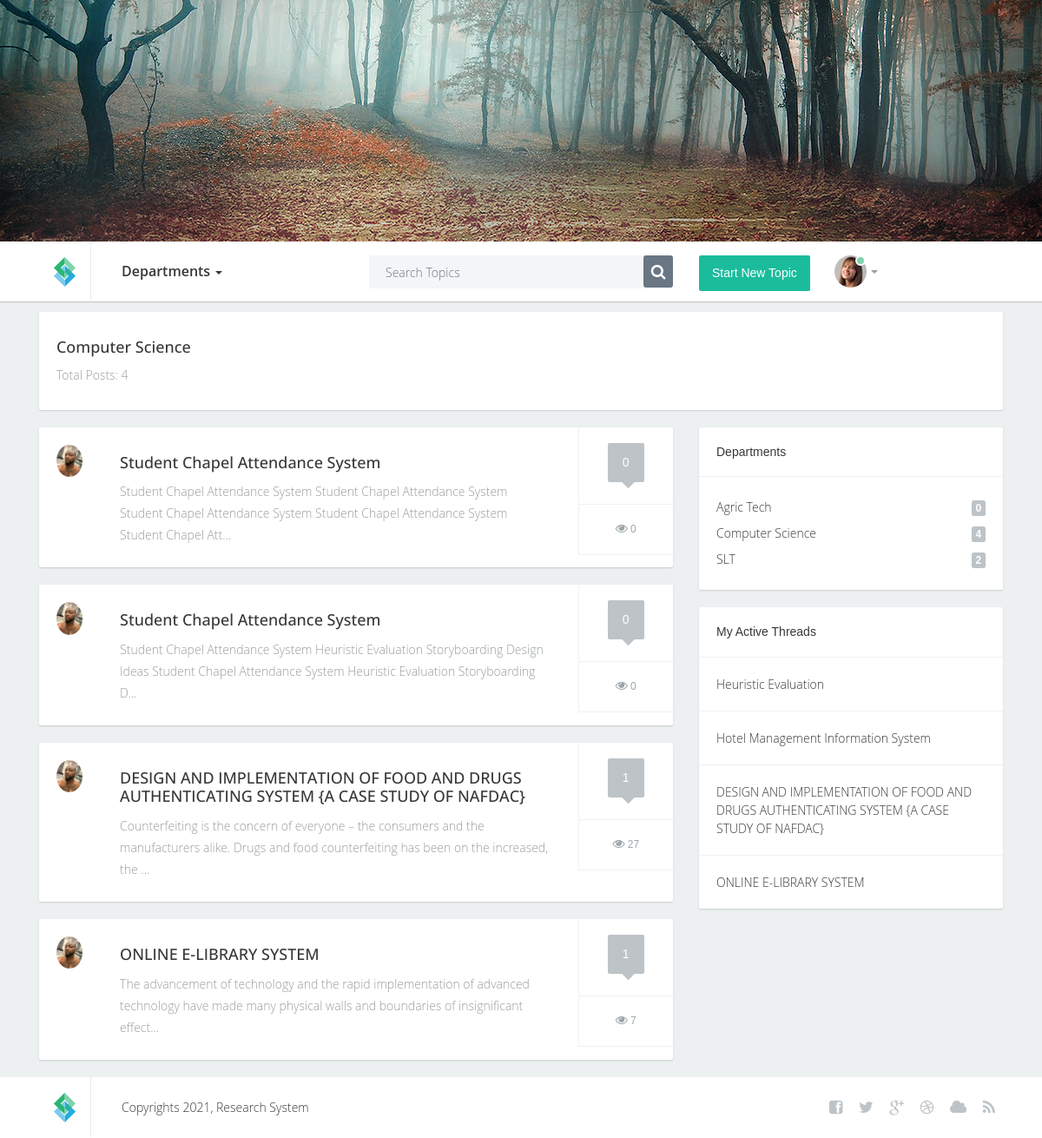
Page /department?id=1 (signed in) on the committed database.
### tables this page shows
CREATE TABLE `departments` (
  `id` int(11) NOT NULL,
  `department` varchar(140) NOT NULL
);

CREATE TABLE `posts` (
  `id` int(11) NOT NULL,
  `user_id` int(11) NOT NULL,
  `department_id` int(11) NOT NULL,
  `title` varchar(140) NOT NULL,
  `content` text NOT NULL,
  `document` varchar(190) NOT NULL,
  `time_added` timestamp NOT NULL DEFAULT current_timestamp() ON UPDATE current_timestamp(),
  `views` int(11) NOT NULL DEFAULT 0
);

CREATE TABLE `users` (
  `id` int(11) NOT NULL,
  `department_id` int(11) NOT NULL,
  `first_name` varchar(120) NOT NULL,
  `last_name` varchar(120) NOT NULL,
  `username` varchar(120) NOT NULL,
  `profile_image` varchar(120) NOT NULL,
  `password` text NOT NULL,
  `time_added` timestamp NOT NULL DEFAULT current_timestamp() ON UPDATE current_timestamp()
);

### core/db.class.php (called while the page is built, shortened)
<?php
    class DB {
        public $host = 'localhost';
        public $dbname = 'research_system';
        public $password = '';
        public $username = 'root';
        public $conn;
        function __construct(){
            try {
                $this->conn = new PDO("mysql:host=$this->host;dbname=$this->dbname;", $this->username, $this->password);
                $this->conn->setAttribute(PDO::ATTR_ERRMODE,PDO::ERRMODE_EXCEPTION);
            } catch (PDOException $ex) {
                echo 'Error in database connection '. $ex->getMessage();
            }
        }
        function prep($query){
            return $this->conn->prepare($query);
        }
        function fetch($query,$value){
            $query = $this->prep($query);
            $query->execute($value);
            return $query->fetch();
        }
        function fetchAll($query,$value){
            $query = $this->prep($query);
            $query->execute($value);
            return $query->fetchAll();
        }
        function num_row($query,$value){
            $query = $this->prep($query);
            $query->execute($value);
            return $query->rowCount();
        }
    }
?>

### core/departments.class.php (called while the page is built, shortened)
<?php
    include_once 'db.class.php';
    class Departments extends DB{
        function fetch_departments(){
            return DB::fetchAll("SELECT * FROM departments ORDER BY department ",[]);
        }
        function fetch_department($id){
            return DB::fetch("SELECT * FROM departments WHERE id = ? ",[$id] );
        }
        function fetch_department_posts($department_id){
            return DB::fetchAll("SELECT *,posts.id FROM posts
            JOIN departments on departments.id = posts.department_id
            JOIN users on users.id = posts.user_id
            WHERE posts.department_id = ?
            ORDER BY posts.id DESC ",[$department_id]);
        }
        function fetch_department_post_nums($department_id){
            return DB::num_row("SELECT posts.id FROM posts WHERE posts.department_id = ?",[$department_id]);
        }
    }
?>

### core/posts.class.php (called while the page is built, shortened)
<?php
    include_once 'db.class.php';
    class Posts extends DB{
        function fetch_user_posts($user_id){
            return DB::fetchAll("SELECT *,posts.id FROM posts
            JOIN departments on departments.id = posts.department_id
            JOIN users on users.id = posts.user_id
            WHERE posts.user_id = ?
            ORDER BY posts.id DESC ",[$user_id]);
        }
        function fetch_post_comments_num($post_id){
            return DB::num_row("SELECT * FROM comments WHERE post_id = ? ORDER BY id DESC ",[$post_id]);
        }
    }
?>

### department.php (the view, shortened to what this page needs)
<?php
if (isset($_SESSION['research_user'])) {
    $user = $_SESSION['research_user'];
}
else{
    header('location: login');
}
$id = $_GET['id'];
include_once 'core/departments.class.php';
include_once 'core/posts.class.php';
$department_obj = new Departments();
$post_obj = new Posts();
$n_department = $department_obj->fetch_department($id);
$department_posts = $department_obj->fetch_department_posts($id);
$user_posts = $post_obj->fetch_user_posts($user['id']);
?>
<!DOCTYPE html>
<html lang="en">
<?php include_once 'components/head.php'; ?>
<body>
    <div class="container-fluid">
        <?php include_once 'components/header.php'; ?>
        <section class="content">
            <div class="container" style="margin-top: 10px">
                <div class="row">
                    <div class="col-md-12">
                        <div class="post" style="padding: 20px">
                            <div class="row">
                                <div class="col-md-8">
                                    <h2><?php echo $n_department['department'] ?></h2>
                                    <p>Total Posts: <?php echo count($department_posts) ?></p>
                                </div>
                            </div>
                        </div>
                    </div>
                    <div class="col-lg-8 col-md-8">
                        <?php foreach ($department_posts as $department_post): ?>
                            <div class="post">
                                <div class="wrap-ut pull-left">
                                    <div class="userinfo pull-left">
                                        <div class="avatar">
                                            <img style="max-width: 30px" src="uploads/images/<?php echo $department_post['profile_image'] ?>" alt="" />
                                        </div>
                                    </div>
                                    <div class="posttext pull-left">
                                        <h2><a href="post?id=<?php echo $department_post['id'] ?>"><?php echo $department_post['title'] ?></a></h2>
                                        <p><?php echo substr($department_post['content'],0,150) ?>...</p>
                                    </div>
                                    <div class="clearfix"></div>
                                </div>
                                <div class="postinfo pull-left">
                                    <div class="comments">
                                        <div class="commentbg">
                                            <?php echo $post_obj->fetch_post_comments_num($department_post['id']) ?>
                                            <div class="mark"></div>
                                        </div>
                                    </div>
                                    <div class="views" style="padding: 14px"><i class="fa fa-eye"></i> <?php echo $department_post['views'] ?></div>
                                </div>
                                <div class="clearfix"></div>
                            </div>
                        <?php endforeach ?>
                    </div>
                    <div class="col-lg-4 col-md-4">
                        <div class="sidebarblock">
                            <h3>Departments</h3>
                            <div class="divline"></div>
                            <div class="blocktxt">
                                <ul class="cats">
                                    <?php foreach ($departments as $department): ?>
                                        <li><a href="department?id=<?php echo $department['id'] ?>"><?php echo $department['department'] ?><span class="badge pull-right"><?php echo $department_obj->fetch_department_post_nums($department['id']) ?></span></a></li>
                                    <?php endforeach ?>
                                </ul>
                            </div>
                        </div>
                        <?php if (isset($user)): ?>
                            <div class="sidebarblock">
                                <h3>My Active Threads</h3>
                                <?php foreach ($user_posts as $user_post): ?>
                                    <div class="divline"></div>
                                    <div class="blocktxt">
                                        <a href="post?id=<?php echo $user_post['id'] ?>"><?php echo $user_post['title'] ?></a>
                                    </div>
                                <?php endforeach ?>
                            </div>
                        <?php endif ?>
                    </div>
                </div>
            </div>
        </section>
        <?php include_once 'components/footer.php'; ?>
    </div>
</body>
</html>

### css/custom.css (style rules this page uses)
body { font-family: 'Open Sans Light', sans-serif; font-size: 14px; color: #989c9e; }
a { color: #363838; }
.content { background-color: #ecf0f1; border-top: solid 1px #e0e4e5; }
.avatar { position: relative; }
.avatar img { border-radius: 50%; }
.sidebarblock { background-color: #ffffff; border-radius: 2px; box-shadow: 0 1px 2px #c9cccd; margin-bottom: 20px; }
.sidebarblock h3 { color: #363838; font-size: 14px; font-family: 'Open Sans Bold', sans-serif; margin: 0; padding: 20px; }
.sidebarblock .divline { height: 1px; line-height: 1px; border-bottom: solid 1px #f1f1f1; }
.sidebarblock .blocktxt { padding:20px; }
ul.cats li { list-style: none; display: block; margin:0; padding:0; line-height: 30px; }
ul.cats { margin: 0; padding: 0; }
ul.cats li a { font-size: 14px; color: #363838; font-family: 'Open Sans Light', sans-serif; line-height: 30px; }
ul.cats .badge { background-color: #bdc3c7; font-size: 12px; color: #ffffff; font-family: 'Open Sans Bold', sans-serif; margin-top: 7px; }
.sidebarblock .blocktxt { font-size: 14px; color: #363838; font-family: 'Open Sans Light', sans-serif; }
.post { background-color: #ffffff; border-radius: 2px; box-shadow: 0 1px 2px #c9cccd; margin-bottom: 20px; }
.post .wrap-ut { width: 85%; }
.post .userinfo { width: 15%; padding: 20px 0 15px 15px; }
.post .posttext { width: 85%; padding-right: 30px; padding-top: 20px; padding-bottom: 15px; color: #989c9e; font-size: 14px; font-family: 'Open Sans Light', sans-serif; line-height: 25px; }
.post .postinfo { width: 15%; border-left: solid 1px #f1f1f1; }
.post .avatar { width: 37px; margin-left: 5px; }
.post h2 { color: #363838; font-size: 18px; font-family: 'Open Sans', sans-serif; margin-top: 10px; margin-bottom: 10px; }
.post .comments { border-bottom: solid 1px #f1f1f1; padding: 18px 0 25px 0; text-align: center; }
.post .comments .commentbg { background-color: #bdc3c7; border-radius: 2px; display: inline-block; padding: 12px 17px; color: #ffffff; font-size: 14px; font-family: 'Open Sans Bold', sans-serif; position: relative; }
.post .comments .commentbg .mark { width: 11px; height: 11px; background-color: #bdc3c7; position: absolute; bottom: 0; left: 43%; margin-bottom: -5px; transform:rotate(45deg); -ms-transform:rotate(45deg); -webkit-transform:rotate(45deg); }
.post .views { border-bottom: solid 1px #f1f1f1; color:#9da6aa; font-size: 12px; font-family: 'Open Sans Regular', sans-serif; text-align: center; line-height: 29px; }
.post .views i { font-size: 14px; }
@media (min-width: 992px) and (max-width: 1200px) { .container-fluid { padding: 0; } }

### rows in the picture
departments: department "Computer Science", fetch_department_post_nums "4"
posts: user.profile_image (picture), title "Student Chapel Attendance System", content "Student Chapel Attendance System Student Chapel Attendance System Student Chapel Attendance System Student Chapel Attendance System Student Chapel Att", fetch_post_comments_num "0", views "0"
posts: user.profile_image (picture), title "Student Chapel Attendance System", content "Student Chapel Attendance System Heuristic Evaluation Storyboarding Design Ideas Student Chapel Attendance System Heuristic Evaluation Storyboarding D", fetch_post_comments_num "0", views "0"
posts: user.profile_image (picture), title "DESIGN AND IMPLEMENTATION OF FOOD AND DRUGS AUTHENTICATING SYSTEM {A CASE STUDY OF NAFDAC}", content "Counterfeiting is the concern of everyone – the consumers and the manufacturers alike. Drugs and food counterfeiting has been on the increased, the", fetch_post_comments_num "1", views "27"
posts: user.profile_image (picture), title "ONLINE E-LIBRARY SYSTEM", content "The advancement of technology and the rapid implementation of advanced technology have made many physical walls and boundaries of insignificant effect", fetch_post_comments_num "1", views "7"
departments: department "Agric Tech", fetch_department_post_nums "0"
departments: department "SLT", fetch_department_post_nums "2"
posts: title "Heuristic Evaluation"
posts: title "Hotel Management Information System"

### other values in the picture
count($department_posts) "4"
